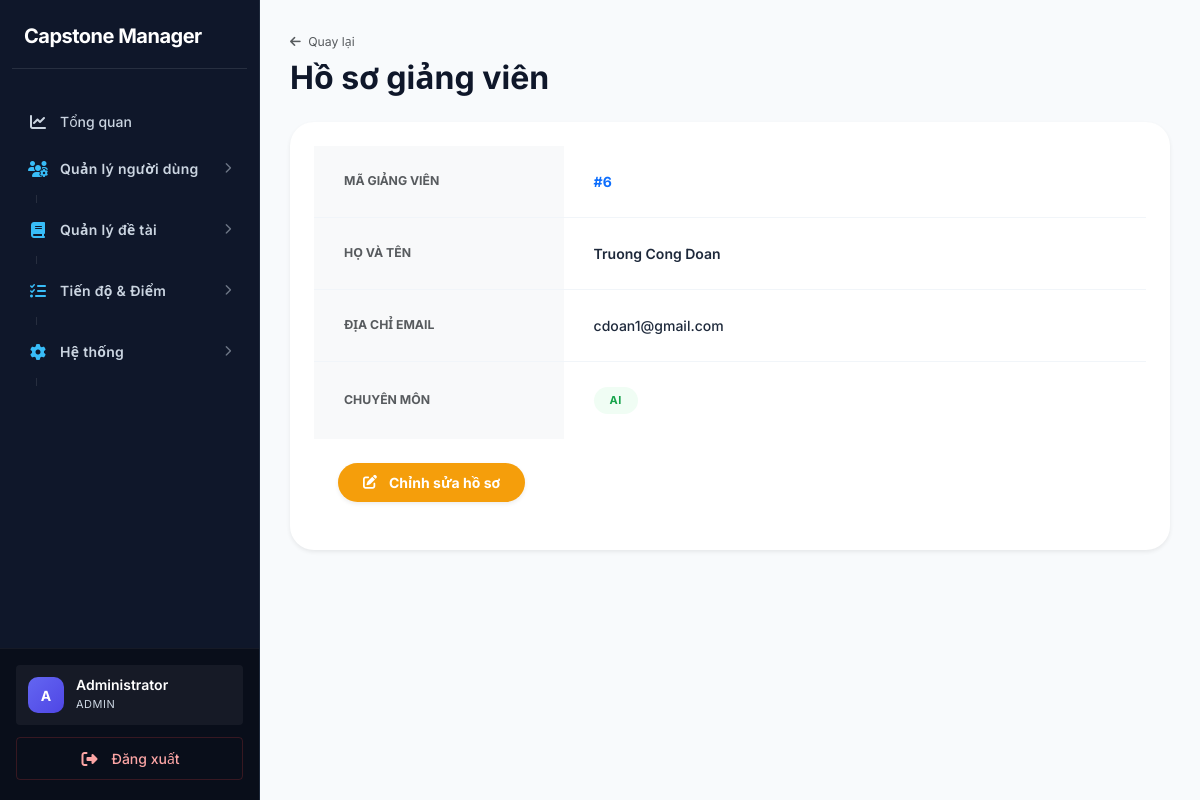
The page /index.php?page=lecturer-show&id=6 (signed in) on the database its author committed.
### tables this page shows
CREATE TABLE `lecturers` (
  `id` int(11) NOT NULL,
  `user_id` int(11) DEFAULT NULL,
  `full_name` varchar(150) DEFAULT NULL,
  `expertise` text DEFAULT NULL,
  `quota` int(11) DEFAULT 8,
  `created_at` timestamp NOT NULL DEFAULT current_timestamp(),
  `faculty` varchar(100) DEFAULT NULL
);

CREATE TABLE `users` (
  `id` int(11) NOT NULL,
  `email` varchar(100) NOT NULL,
  `password` varchar(255) NOT NULL,
  `role` enum('admin','student','lecturer') NOT NULL DEFAULT 'student',
  `status` enum('active','locked') DEFAULT 'active',
  `created_at` timestamp NOT NULL DEFAULT current_timestamp()
);

### app/controllers/LecturerController.php (called while the page is built, shortened)
<?php
class LecturerController {
    private $lecturerModel;
    public function __construct() {
        $this->lecturerModel = new Lecturer();
    }
    public function show() {
        $id       = (int)($_GET['id'] ?? 0);
        $lecturer = $this->lecturerModel->find($id);
        require '../app/views/lecturers/show.php';
    }
}

### core/Database.php (called while the page is built)
<?php
class Database {
    private static $instance = null;
    private $conn;
    private $host = DB_HOST;
    private $dbname = DB_NAME;
    private $username = DB_USER;
    private $password = DB_PASS;
    private function __construct(){
        try{
            $this->conn = new PDO(
                "mysql:host={$this->host};dbname={$this->dbname};charset=utf8mb4",
                $this->username,
                $this->password
            );
            $this->conn->setAttribute(
                PDO::ATTR_ERRMODE,
                PDO::ERRMODE_EXCEPTION
            );
            $this->conn->setAttribute(
                PDO::ATTR_DEFAULT_FETCH_MODE,
                PDO::FETCH_ASSOC
            );
        }catch(PDOException $e){
            die("Database Error: " . $e->getMessage());
        }
    }
    public static function getInstance(){
        if(self::$instance == null){
            self::$instance = new Database();
        }
        return self::$instance;
    }
    public function getConnection(){
        return $this->conn;
    }
}

### app/models/Lecturer.php (called while the page is built, shortened)
<?php
class Lecturer {
    private $conn;
    public function __construct() {
        $this->conn = Database::getInstance()->getConnection();
    }
    public function find($id) {
        $stmt = $this->conn->prepare("
            SELECT lecturers.*, users.email
            FROM lecturers
            JOIN users ON users.id = lecturers.user_id
            WHERE lecturers.id = ?");
        $stmt->execute([$id]);
        return $stmt->fetch(PDO::FETCH_ASSOC);
    }
}

### app/views/lecturers/show.php (the view)
<?php require '../app/views/layouts/header.php'; ?>
<?php require '../app/views/layouts/sidebar.php'; ?>
<div class="main-content" style="padding: 30px; background-color: #f8fafc; min-height: 100vh;">
    <div class="mb-4">
        <a href="index.php?page=lecturers" class="text-decoration-none text-muted small"><i class="fa-solid fa-arrow-left me-1"></i> Quay lại</a>
        <h2 class="fw-bold mt-2">Hồ sơ giảng viên</h2>
    </div>
    <div class="card border-0 shadow-sm" style="border-radius: 24px; border: 1px solid #f1f5f9; overflow: hidden;">
        <div class="card-body p-0">
            <table class="table mb-0">
                <tbody>
                    <tr>
                        <td style="width: 30%; padding: 25px 30px;" class="fw-bold text-muted bg-light small">MÃ GIẢNG VIÊN</td>
                        <td style="padding: 25px 30px;" class="fw-bold text-primary">#<?= $lecturer['id'] ?></td>
                    </tr>
                    <tr>
                        <td style="padding: 25px 30px;" class="fw-bold text-muted bg-light small">HỌ VÀ TÊN</td>
                        <td style="padding: 25px 30px;" class="fw-semibold"><?= htmlspecialchars($lecturer['full_name']) ?></td>
                    </tr>
                    <tr>
                        <td style="padding: 25px 30px;" class="fw-bold text-muted bg-light small">ĐỊA CHỈ EMAIL</td>
                        <td style="padding: 25px 30px;"><?= htmlspecialchars($lecturer['email']) ?></td>
                    </tr>
                    <tr>
                        <td style="padding: 25px 30px;" class="fw-bold text-muted bg-light small">CHUYÊN MÔN</td>
                        <td style="padding: 25px 30px;">
                            <span class="badge rounded-pill px-3 py-2" style="background: #f0fdf4; color: #16a34a; font-weight: 700;">
                                <?= htmlspecialchars($lecturer['expertise']) ?>
                            </span>
                        </td>
                    </tr>
                </tbody>
            </table>
        </div>
        <div class="card-footer bg-white p-4 border-0 d-flex gap-2">
            <a href="index.php?page=lecturer-edit&id=<?= $lecturer['id'] ?>" class="btn btn-warning rounded-pill px-4 fw-bold text-white shadow-sm">
                <i class="fa-solid fa-pen-to-square me-1"></i> Chỉnh sửa hồ sơ
            </a>
        </div>
    </div>
</div>
<?php require '../app/views/layouts/footer.php'; ?>

### public/assets/css/style.css (style rules this page uses)
:root { --primary: #0f172a; --primary-hover: #1e293b; --secondary: #475569; --success: #059669; --success-light: #d1fae5; --warning: #d97706; --warning-light: #fef3c7; --danger: #dc2626; --danger-light: #fee2e2; --info: #0284c7; --info-light: #e0f2fe; --sidebar-bg: #0f172a; --sidebar-text: #cbd5e1; --sidebar-hover: #1e293b; --sidebar-w: 260px; --bg: #f8f9fa; --surface: #ffffff; --border: #cbd5e1; --border-light: #e2e8f0; --text: #0f172a; --text-muted: #475569; --text-faint: #94a3b8; --radius-sm: 4px; --radius-md: 6px; --radius-lg: 8px; --radius-xl: 8px; --radius-2xl: 12px; --shadow-sm: 0 1px 2px rgba(0, 0, 0, 0.05); --shadow-md: 0 4px 6px -1px rgba(0, 0, 0, 0.1), 0 2px 4px -1px rgba(0, 0, 0, 0.06); --shadow-lg: 0 10px 15px -3px rgba(0, 0, 0, 0.1), 0 4px 6px -2px rgba(0, 0, 0, 0.05); --shadow-hover: 0 10px 15px -3px rgba(0, 0, 0, 0.1); --font: 'Inter', system-ui, -apple-system, sans-serif; --transition: all 0.2s ease-in-out; }
*, *::before, *::after { box-sizing: border-box; margin: 0; padding: 0; }
body { font-family: var(--font); background: var(--bg); color: var(--text); font-size: 14px; line-height: 1.5; -webkit-font-smoothing: antialiased; }
a { text-decoration: none; color: var(--info); transition: var(--transition); }
.main-content { margin-left: var(--sidebar-w); min-height: 100vh; padding: 32px; background: var(--bg); }
.card, .dashboard-box, .table-container, .form-container, .detail-container, .custom-card { background: var(--surface); border-radius: var(--radius-xl); border: 1px solid var(--border-light); box-shadow: var(--shadow-sm); padding: 24px; margin-bottom: 24px; }
.table { width: 100%; border-collapse: separate; border-spacing: 0; margin: 0; font-size: 14px; }
.table tbody td { padding: 14px 16px; vertical-align: middle; color: #1e293b; border-bottom: 1px solid #f1f5f9; font-weight: 500; }
.table tbody tr:last-child td { border-bottom: none; }
.btn { display: inline-flex; align-items: center; justify-content: center; gap: 8px; padding: 8px 16px; font-size: 14px; font-weight: 600; border: 1px solid transparent; border-radius: 6px; cursor: pointer; transition: all 0.2s ease; line-height: 1.5; }
.btn-warning { background: #f59e0b; color: #fff; }
.badge { display: inline-flex; align-items: center; justify-content: center; padding: 6px 12px; border-radius: 100px; font-size: 11px; font-weight: 700; text-transform: uppercase; letter-spacing: 0.5px; border: none; }

### rows shown on the page
lecturers: id "6", full_name "Truong Cong Doan", user.email "cdoan1@gmail.com", expertise "AI"

### other values the page prints
$avatarChar "A"
$displayName "Administrator"
$_SESSION['user']['role'] "ADMIN"
